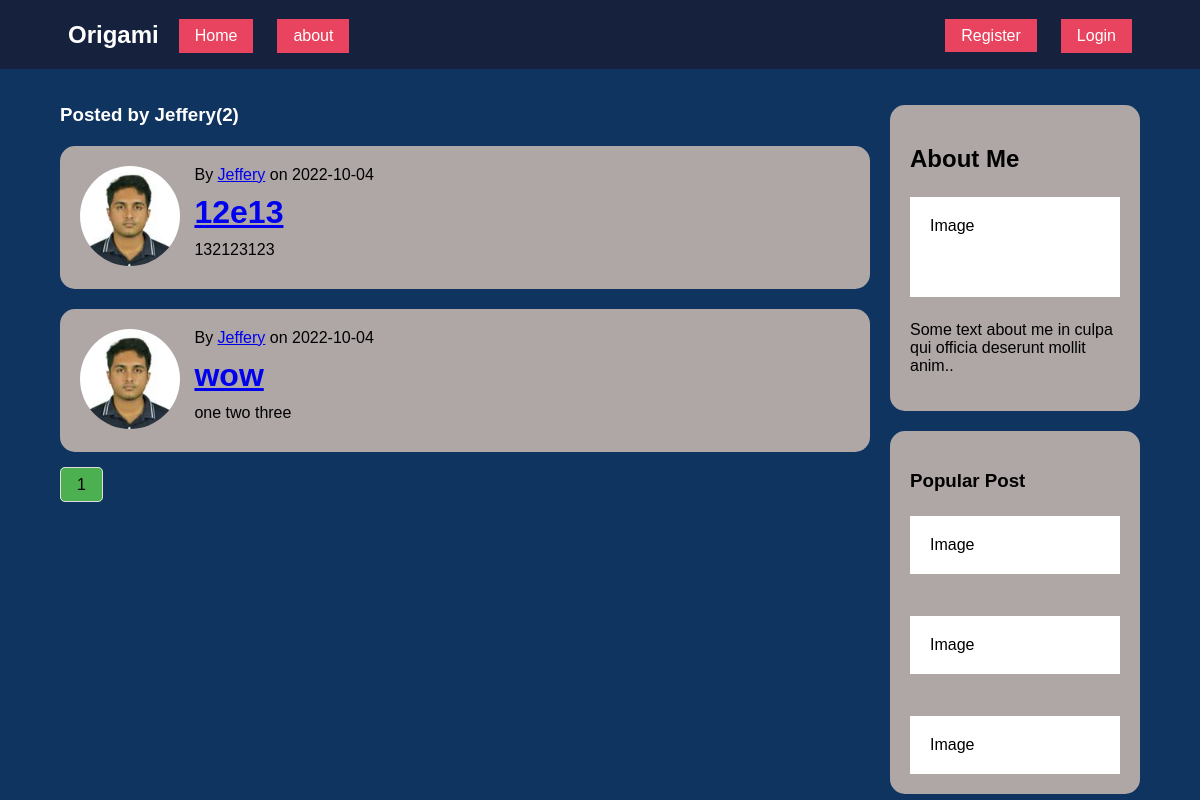
/user/Jeffery, run on an earlier commit of the app's database.
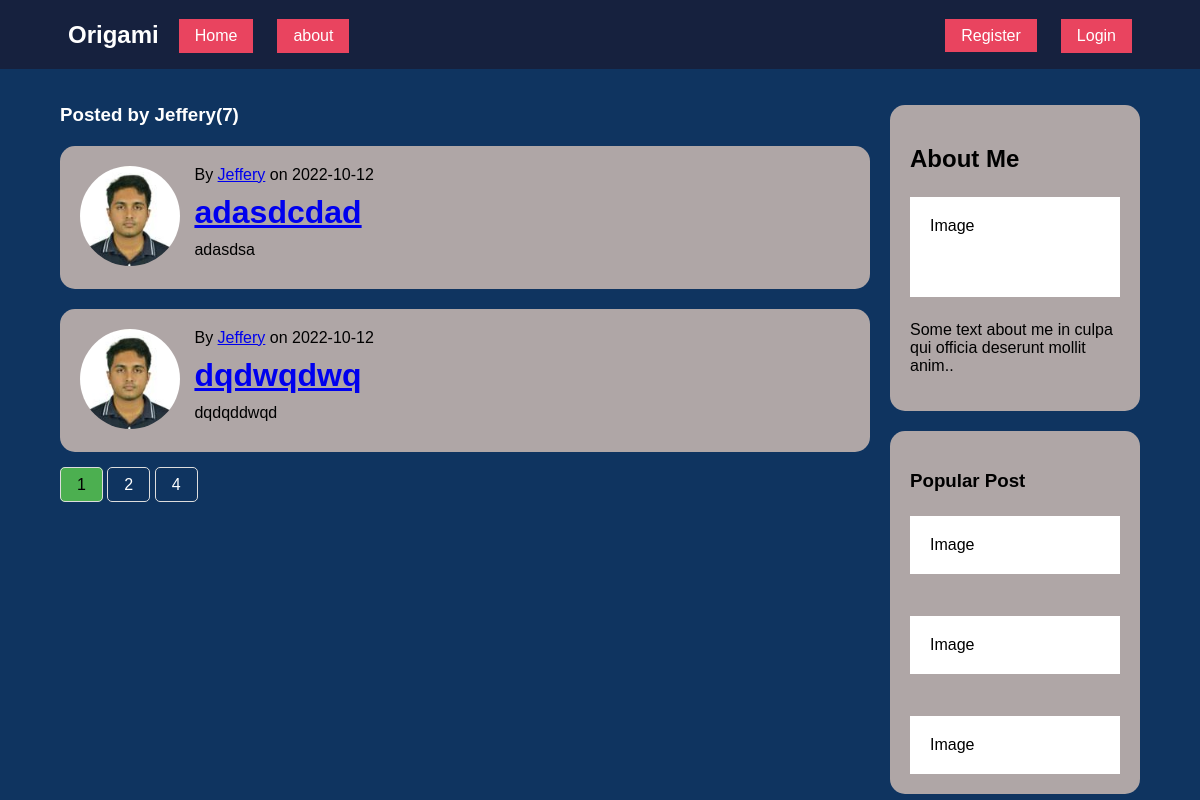
And on a later commit of the database.
### origami/models.py (models this page shows, shortened)
class Post(db.Model):
    id = db.Column(db.Integer, primary_key=True)
    title = db.Column(db.String(100), nullable=False)
    date_posted = db.Column(db.DateTime, nullable=False, default=datetime.utcnow)
    content = db.Column(db.Text, nullable=False)
    user_id = db.Column(db.Integer, db.ForeignKey('user.id'), nullable=False)

class User(db.Model, UserMixin):
    id = db.Column(db.Integer, primary_key=True)
    username = db.Column(db.String(20), unique=True, nullable=False)
    email = db.Column(db.String(120), unique=True, nullable=False)
    image_file = db.Column(db.String(20), nullable=False, default='default.jpg')
    password = db.Column(db.String(60), nullable=False)
    posts = db.relationship('Post', backref='author', lazy=True)

### origami/routes.py (the view)
@app.route("/user/<string:username>")
def user_posts(username):
    page = request.args.get('page', 1, type=int)
    user =User.query.filter_by(username=username).first_or_404()
    origami = Post.query.filter_by(author=user)\
        .order_by(Post.date_posted.desc())\
        .paginate(page=page, per_page=2)
    return render_template('user_posts.html', posts=origami, user=user)

### origami/templates/user_posts.html
{% extends "layout.html" %}
{% block content %}
<div class="leftcolumn">
    <h3>Posted by {{user.username}}({{posts.total}})</h3>
    {% for post in posts.items %}
        <div class="card">
            <img src="{{url_for('static',filename='profile_pics/'+ post.author.image_file)}}" class="profile-pic image-size" alt="users profile pics">
            <div class="text-file">
                <p>By <a href="{{url_for('user_posts', username=post.author.username)}}">{{ post.author.username }}</a> on {{ post.date_posted.strftime('%Y-%m-%d') }}</p>
                <h1><a href="{{url_for('post',post_id = post.id)}}">{{ post.title }}</a></h1>
                <p>{{ post.content }}</p>
            </div>
        </div>
    {% endfor %}
    {% for page_num in posts.iter_pages(left_edge=1, right_edge=1, left_current=1, right_current=2) %}
        {% if page_num %}
        <div class="pagination">
            {% if posts.page == page_num %}
                <a href="{{url_for('user_posts', username=user.username, page=page_num)}}" class="active">{{ page_num }}</a>
            {% else %}
                <a href="{{url_for('user_posts', username=user.username, page=page_num)}}">{{ page_num }}</a>
            {% endif %}
        </div>
        {% endif %}
    {% endfor %}
</div>
{% endblock content %}

What changed in the data, as far as the page shows it:
no longer on this page (row edited): Post: image_file (picture), author.username "Jeffery", date_posted "2022-10-04", title "12e13", content "132123123"
no longer on this page (row edited): Post: image_file (picture), author.username "Jeffery", date_posted "2022-10-04", title "wow", content "one two three"
added Post: image_file (picture), author.username "Jeffery", date_posted "2022-10-12", title "adasdcdad", content "adasdsa"
added Post: image_file (picture), author.username "Jeffery", date_posted "2022-10-12", title "dqdwqdwq", content "dqdqddwqd"
Also different on the page:
{{ posts.total }}: "2" → "7"
new list line: "2"
new list line: "4"
